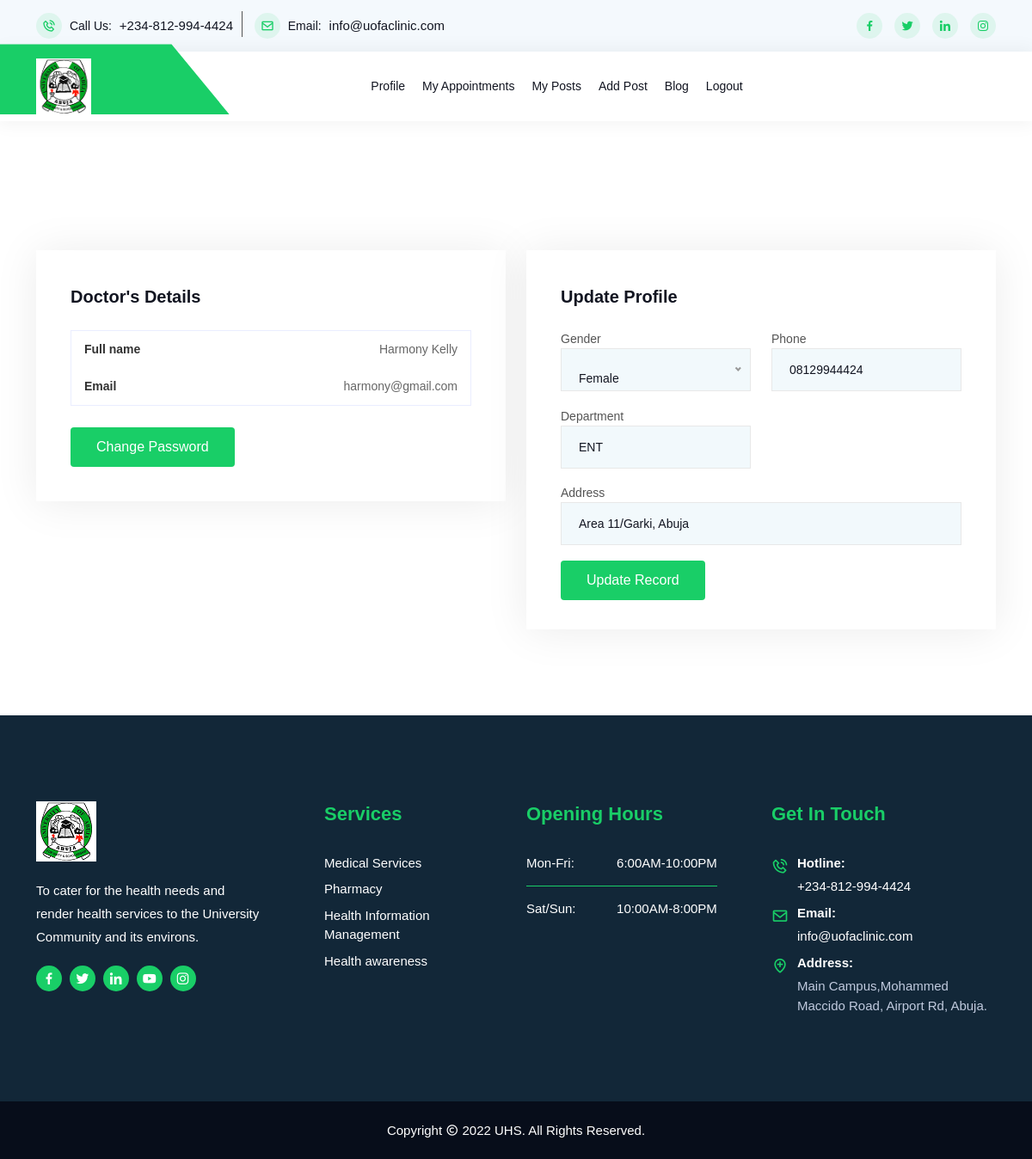
/doctor/profile (signed in), run on the app's committed database.
### doctor/models.py (models this page shows, shortened)
class Doctor(models.Model):
    GENDER = (
        ('female', 'Female'),
        ('male', 'Male'),
    )
    username = models.OneToOneField(User, on_delete=models.CASCADE)
    phone = models.CharField(max_length=12, default="", blank=True)
    gender = models.CharField(choices=GENDER, max_length=30, blank=True, default='')
    department = models.CharField(max_length=30, blank=True, default='')
    address = models.CharField(max_length=200, blank=True, default='')

### doctor/views.py (the view)
# urls.py: path('doctor/profile', views.doctor_profile, name='profile'),
@cache_control(no_cache=True, must_revalidate=True, no_store=True)
@login_required
def doctor_profile(request):
    if request.method == 'POST':
        profile_form = ProfileEditForm(instance=request.user.doctor,
                                       data=request.POST,
                                       files=request.FILES)
        if profile_form.is_valid():
            profile_form.save()
            messages.success(request, 'Profile updated successfully!')
            return redirect('doctor:profile')
        else:
            messages.error(request, 'Error updating your profile!')
    else:
        profile_form = ProfileEditForm(instance=request.user.doctor)
    context = {
        'profile_form': profile_form,
    }
    return render(request, 'doctor/doctor_profile.html', context)

### doctor/forms.py
class ProfileEditForm(forms.ModelForm):
    class Meta:
        model = Doctor
        fields = ('phone', 'gender', 'department', 'address')
        widgets = {
            'phone': forms.TextInput(attrs={'placeholder': 'Phone', 'class': 'form-control'}),
            'gender': forms.Select(attrs={'placeholder': 'Gender', 'class': 'form-control'}),
            'department': forms.TextInput(attrs={'placeholder': 'Department', 'class': 'form-control'}),
            'address': forms.TextInput(attrs={'placeholder': 'Enter your address', 'class': 'form-control'}),
        }

### templates/doctor/doctor_profile.html (shortened to what this page needs)
{% extends 'base.html' %}
{% load bootstrap4 %}
{% load static %}
{% block content %}
<section class="cart-area ptb-100">
    <div class="container">
        <div class="row">
            <div class="col-lg-12 col-md-12">
                <div class="row">
					<div class="col-lg-6">
                        <div class="cart-totals">
                            <h3>Doctor's Details</h3>
                            <ul>
                                <li>Full name <span>{{ user.first_name }} {{ user.last_name }}</span></li>
                                <li>Email <span>{{ user.email }}</span></li>
                            </ul>
                            <a href="{% url 'main:password_change' %}" class="default-btn page-btn">
                                Change password
                            </a>
                        </div>
                    </div>
                    <div class="col-lg-6">
                        <div class="coupon-wrap">
                            <div class="shops-form">
								<div class="row">
									<div class="col-lg-6">
										<h3>Update Profile</h3>
									</div>
									<div class="col-lg-6">
									</div>
								</div>
								<form action="" method="POST" enctype="multipart/form-data">
									<div class="billing-details">
										<div class="row">
											<div class="col-lg-6">
												<div class="form-group">
													Gender {{ profile_form.gender }}
												</div>
											</div>
											<div class="col-lg-6">
												<div class="form-group">
													Phone {{ profile_form.phone }}
												</div>
											</div>
											<div class="col-lg-6">
												<div class="form-group">
													Department {{ profile_form.department }}
												</div>
											</div>
											<div class="col-lg-12">
												<div class="form-group">
													Address {{ profile_form.address }}
												</div>
											</div>
											<div class="col-lg-12 col-md-12">
												<button type="submit" class="default-btn">Update Record</button>
											</div>
										</div>
									</div>
								</form>
                            </div>
                        </div>
                    </div>
                </div>
            </div>
        </div>
    </div>
</section>
{% endblock %}

### data on the page
Doctor: phone "08129944424", department "ENT", address "Area 11/Garki, Abuja"

### other printed values
{{ user.first_name }} "Harmony"
{{ user.last_name }} "Kelly"
{{ user.email }} "harmony@gmail.com"
